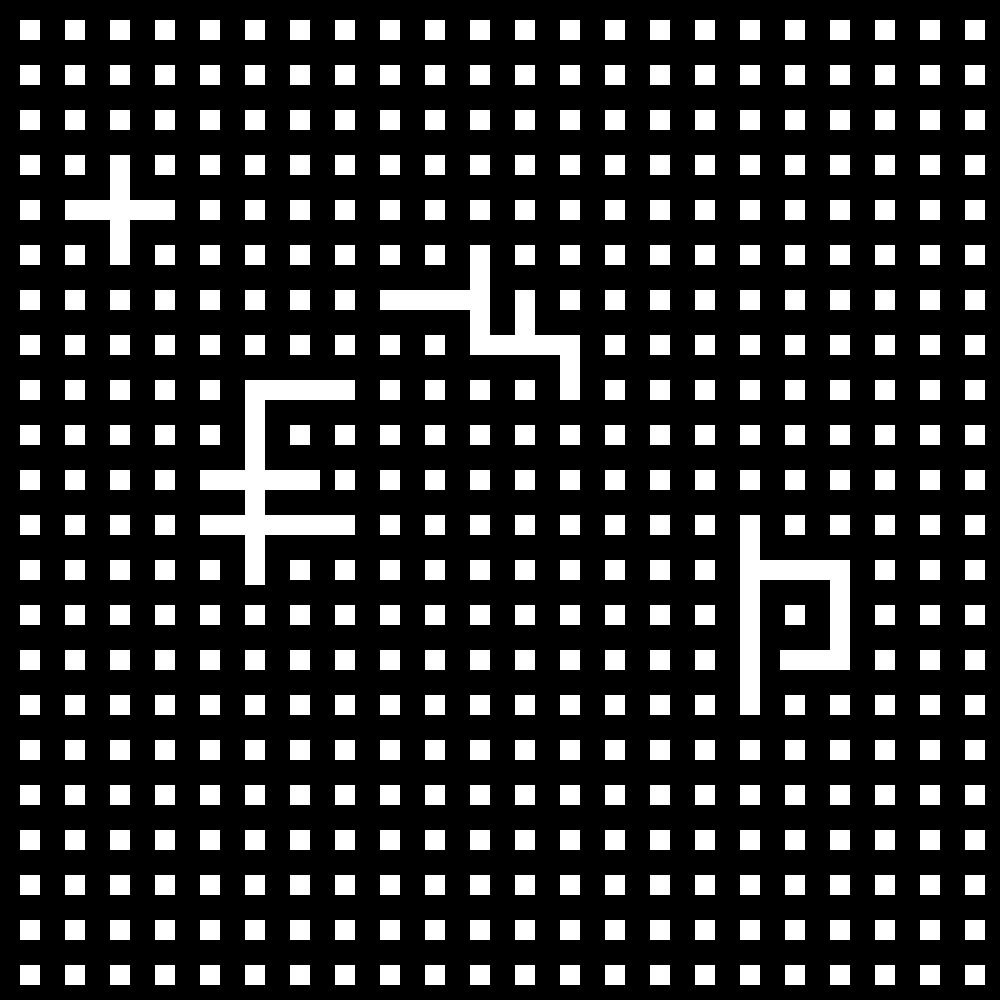
Frame 1 (no input)
Frame 60 (the mouse pressed at the canvas centre just before this capture): identical to frame 1, image omitted
Frame 120 (the mouse held since frame 60 and released just before this capture): identical to frame 1, image omitted

The Processing sketch that drew this single still picture (run headless with seeded random() and noise(); from frame 60 on, the mouse is pressed at the canvas centre):

// Processing sketch: sketch_0007g
// ── sketch_0007g.pde

int alpha = 255;

void setup() {
  size(1000, 1000);
  rectMode(CENTER);
  background(0);
  noStroke();
  // white background rects
  //22x22
  for (int i = 20; i < width; i += 45) {
    for (int j = 20; j < height; j += 45) {
      fill(255);
      rect(10 + i, 10 +j, 20, 20);
    }
  }
}


void draw() {

  shape1();
  shape2();
  shape3();
  shape4();
    save("tiff/output/image###.tiff");
     save("png/output/image###.png");

    println(mouseX, mouseY);
}


void shape1() {

  fill(255, alpha);
  rect(120, 205, 20, 100);
  rect(120, 210, 100, 20);
}

void shape2() {
  fill(255, alpha);
  rect(430, 300, 100, 20);
  rect(480, 300, 20, 100);
  rect(520, 345, 100, 20);
  rect(525, 320, 20, 40);
  rect(570, 360, 20, 50);
}


void shape3() { 
  fill(255, alpha);
  rect(255, 485, 20, 200);
  rect(270, 525, 130, 20);
  rect(270, 480, 100, 20);
  rect(300, 390, 80, 20);
}

void shape4(){
  int y = 135;
  fill(255, alpha);
  rect(805, 525+y, 50, 20);
  rect(840, 480+y, 20, 100);
  rect(800, 435+y, 100, 20);
  rect(750, 475+y, 20, 170);

}
